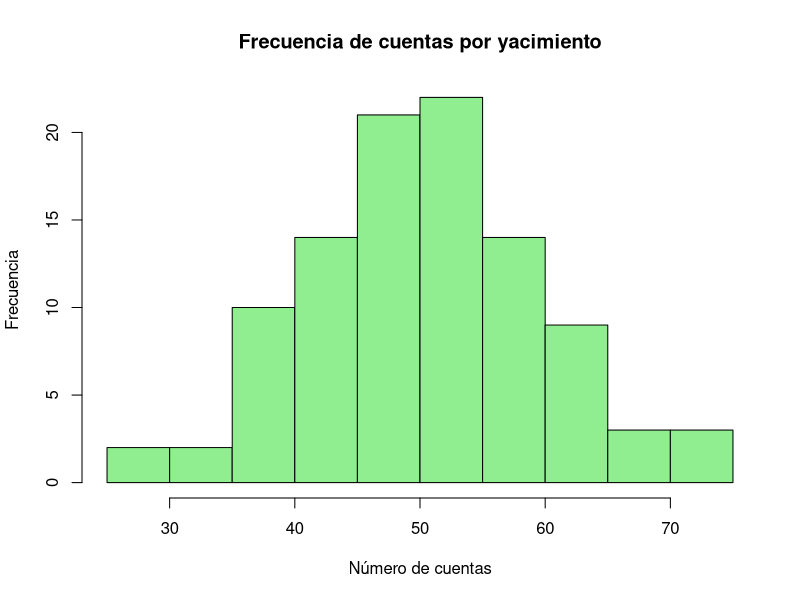
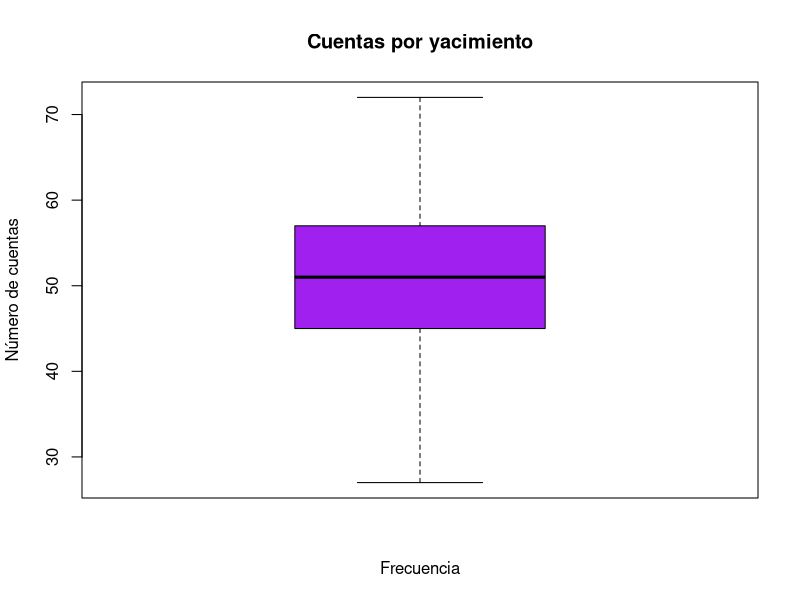
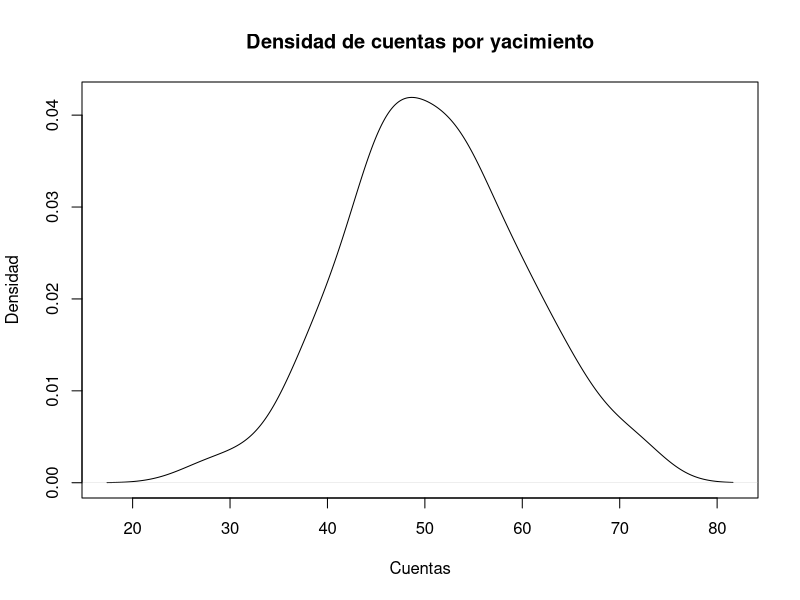
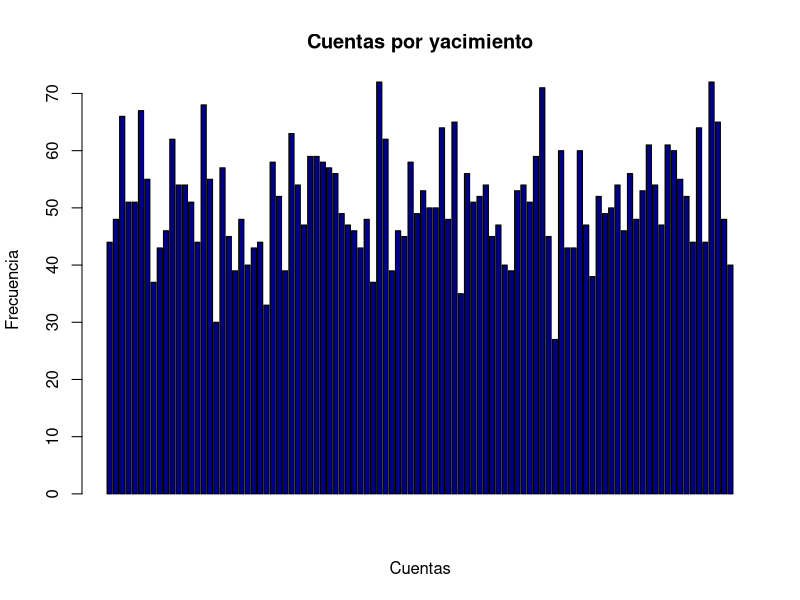

These charts were generated, in order, by the following R code:
#1
set.seed(123)
num_cuentas <- round(rnorm(100, mean = 50, sd =10))
print(num_cuentas)

#2
mean(num_cuentas)

#3
median(num_cuentas)

#4
moda <- as.numeric(names(sort(table(num_cuentas), decreasing = TRUE)[1]))
print(paste("La moda de las cuentas en el yacimiento es:", moda))
#5
range(num_cuentas)

#6
quantile(num_cuentas)

#7
percentil75 <- quantile(num_cuentas, 0.75)
print(percentil75)

#8
var(num_cuentas)

#9
sd(num_cuentas)

#10
hist(num_cuentas,
     col = "lightgreen",
     main = "Frecuencia de cuentas por yacimiento",
     ylab = "Frecuencia",
     xlab = "Número de cuentas")

#11
boxplot(num_cuentas,
        col = "purple",
        main = "Cuentas por yacimiento",
        xlab = "Frecuencia",
        ylab = "Número de cuentas"
        )
#12
densidad <- density(num_cuentas)
plot(densidad,
     main = "Densidad de cuentas por yacimiento",
     xlab = "Cuentas",
     ylab = "Densidad")

#13
barplot(num_cuentas,
        col = "navy",
        main = "Cuentas por yacimiento",
        xlab = "Cuentas",
        ylab = "Frecuencia")
#14
tipo_de_artefacto <- c("cuenta","cuenco","punta de flecha", "hoz", "molino")
material <- c("ámbar", "cerámica", "sílex", "piedra")
periodo_cultural <- c("Neolítico Antiguo", "Neolítico Medio", "Neolítico Final", "Calcolítico")
estado_de_conservacion <- c("Bueno", "Medio", "Malo")
ubicacion_artefacto <- c("laboratorio universidad","museo","laboratorio yacimiento")

muestra_tipo <- sample(tipo_de_artefacto,10, replace = T)
muestra_material <- sample(material,10, replace = T)
muestra_periodo <- sample(periodo_cultural,10, replace = T)
muestra_conservacion <- sample(estado_de_conservacion,10, replace = T)
muestra_ubi <- sample(ubicacion_artefacto,10,replace = T)

muestras <- data.frame(
  TipoDeArtefacto = muestra_tipo,
  Material = muestra_material,
  PeriodoCultural = muestra_periodo,
  EstadoDeConservación = muestra_conservacion,
  Ubicación = muestra_ubi)
print(muestras)

TablaFrecuenciaTipoArtefacto <- table(muestra_tipo)
print(TablaFrecuenciaTipoArtefacto)

TablaFrecuenciaMaterial <- table(muestra_material)
print(TablaFrecuenciaMaterial)

TablaFrecuenciaPeríodo <- table(muestra_periodo)
print(TablaFrecuenciaPeríodo)

TablaFrecuenciaConservación <- table(muestra_conservacion)
print(TablaFrecuenciaConservación)

TablaFrecuenciaUbicación <- table(muestra_ubi)
print(TablaFrecuenciaUbicación)